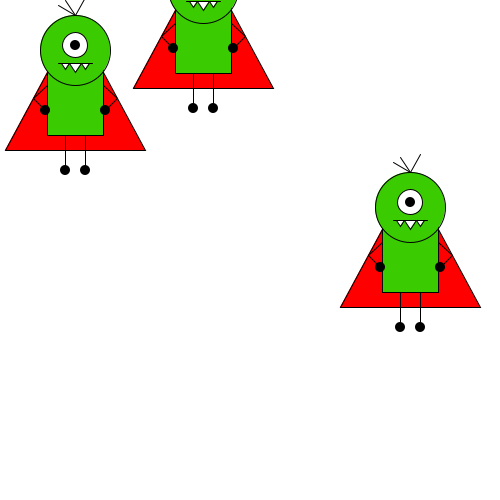
Frame 1 (no input)
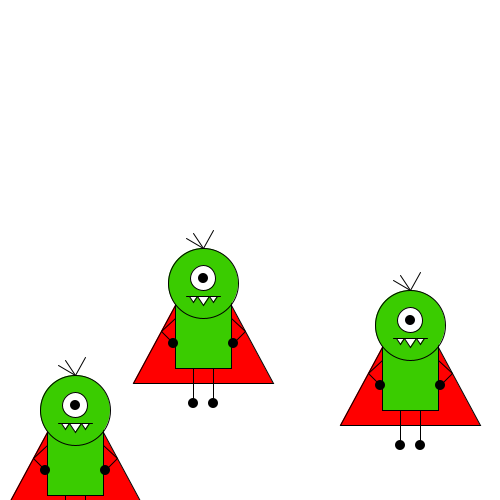
Frame 60 (the mouse pressed at the canvas centre just before this capture)
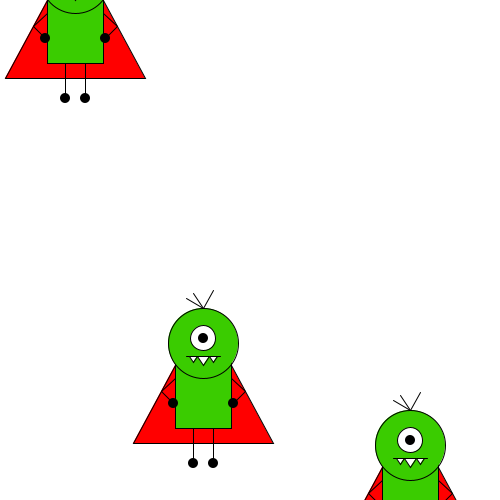
Frame 120 (the mouse held since frame 60 and released just before this capture)

The Processing sketch that drew these frames (run headless with seeded random() and noise(); from frame 60 on, the mouse is pressed at the canvas centre):

// Processing sketch: processing_129758
// ── processing_129758.pde

Monster mijnMonster;
Monster mijnMonster2;
Monster mijnMonster3;

void setup() {
  size(500, 500);
  mijnMonster = new Monster(203, 23, 5);
  mijnMonster2 = new Monster(75, 82, 8);
  mijnMonster3 = new Monster(410, 245, 2);
}

void draw() {
  background(255);
  mijnMonster.update();
  mijnMonster.testRand();
  mijnMonster.drawMonster();

  mijnMonster2.update();
  mijnMonster2.testRand();
  mijnMonster2.drawMonster();

  mijnMonster3.update();
  mijnMonster3.testRand();
  mijnMonster3.drawMonster();
}

class Monster { //class monster
  int monsterX;
  int monsterY;
  int richting;
  int teller; //teller die het botsen bijhoudt
  boolean test; //kleur

  Monster (int tempX, int tempY, int tempRichting) {
    monsterX = tempX; //plaats wordt bepaald door getal bij setup
    monsterY = tempY; //plaats wordt bepaald door getal bij setup
    richting = tempRichting; //de snelheid wordt bepaald door getal bij setup
    test = true;
  }

  void update() {
    monsterY = monsterY + richting;
  }

  void testRand() {
    if (monsterY < 0 || monsterY > height) {
      richting=-richting;

      if (teller == 10) {
        teller = 0;
        test = !test;
      }
      teller = teller + 1;
    }
  }

  void drawMonster() {//monster tekenen
    //cape
    stroke(0);
    if (test == true) {
      fill(255, 0, 0);
    }
    if (test == false) {
      fill(0, 198, 240);
    }
    triangle(monsterX-70, monsterY+60, monsterX, monsterY-70, monsterX+70, monsterY+60);

    //body
    stroke(0);
    fill(58, 204, 0);
    rectMode(CENTER);
    rect(monsterX, monsterY, 56, 90);

    //head
    ellipse(monsterX, monsterY-40, 70, 70);

    //hair
    stroke(0);
    noFill();
    line(monsterX, monsterY-75, monsterX-10, monsterY-90);
    line(monsterX, monsterY-75, monsterX-17, monsterY-85);
    line(monsterX, monsterY-75, monsterX+10, monsterY-93);

    //eye
    stroke(0);
    fill(255);
    ellipse(monsterX, monsterY-45, 25, 25);
    noStroke();
    fill(0);
    ellipse(monsterX, monsterY-45, 10, 10);

    //mouth
    stroke(0);
    noFill();
    line(monsterX-17, monsterY-27, monsterX+17, monsterY-27);

    //teeth
    fill(255);
    triangle(monsterX-6, monsterY-27, monsterX, monsterY-18, monsterX+6, monsterY-27);
    triangle(monsterX-14, monsterY-27, monsterX-10, monsterY-21, monsterX-6, monsterY-27); //left tooth
    triangle(monsterX+6, monsterY-27, monsterX+10, monsterY-21, monsterX+14, monsterY-27); //right tooth


    //arm left
    stroke(0);
    noFill();
    line(monsterX-28, monsterY-5, monsterX-42, monsterY+8);
    line(monsterX-42, monsterY+8, monsterX-30, monsterY+20);

    //arm right
    line(monsterX+28, monsterY-5, monsterX+42, monsterY+8);
    line(monsterX+42, monsterY+8, monsterX+30, monsterY+20);

    //legs
    line(monsterX-10, monsterY+45, monsterX-10, monsterY+80);
    line(monsterX+10, monsterY+45, monsterX+10, monsterY+80);

    //hands
    noStroke();
    fill(0);
    ellipse(monsterX-30, monsterY+20, 10, 10);//left hand
    ellipse(monsterX+30, monsterY+20, 10, 10);//right hand

    //feet
    ellipse(monsterX-10, monsterY+80, 10, 10);//left foot
    ellipse(monsterX+10, monsterY+80, 10, 10);//right foot
  }
}
